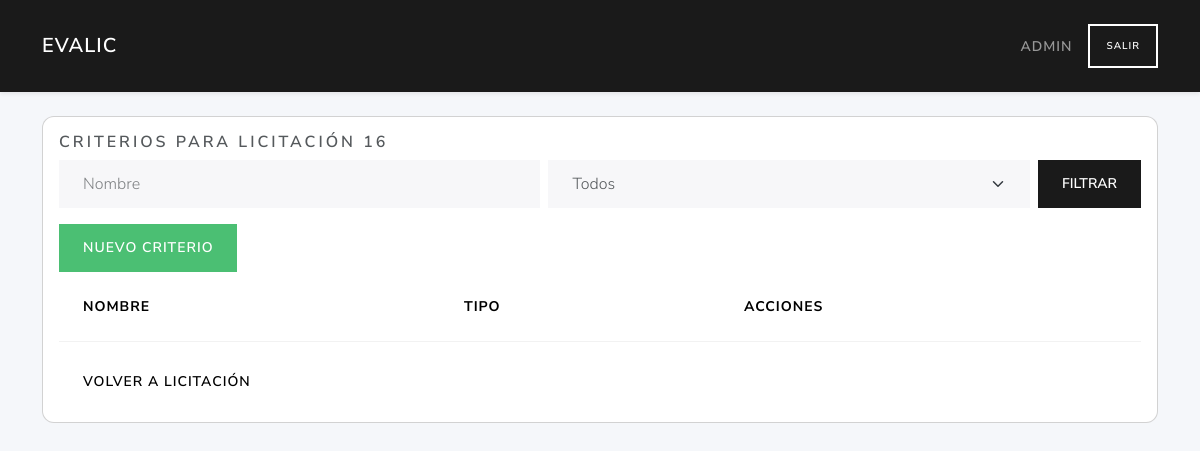
The page /criterios/16 (signed in) on the database as committed earlier.
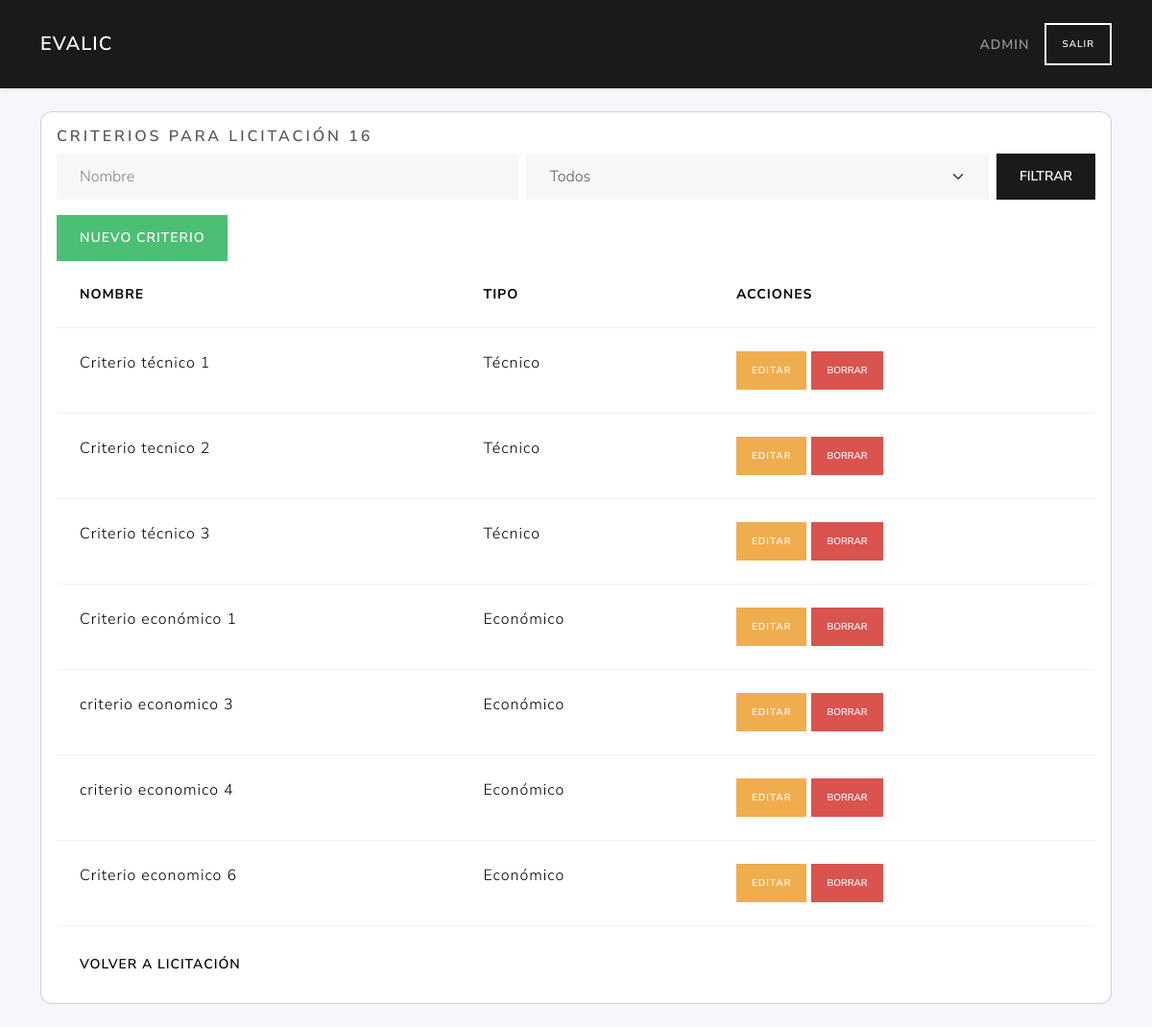
The same page on the database as committed later.
### tables this page shows
CREATE TABLE criterios (
        id  INTEGER PRIMARY KEY AUTOINCREMENT,
        NombreCriterio TEXT NOT NULL,
        descripcion TEXT,
        peso INTEGER,
        PrecioBase INTEGER,
        PuntuacionMaxima INTEGER,                          
        tipocriterio_id INTEGER NOT NULL,
        licitacion_id INTEGER NOT NULL,
        formula_id INTEGER,                          
        FOREIGN KEY (tipocriterio_id) REFERENCES tipo_criterios(id)
        FOREIGN KEY (licitacion_id) REFERENCES licitaciones(id)
        FOREIGN KEY (formula_id) REFERENCES formulas(id)                                                             
    );

CREATE TABLE tipo_criterios (
        id INTEGER PRIMARY KEY AUTOINCREMENT,
        TipoCriterio TEXT NOT NULL UNIQUE CHECK(TipoCriterio IN ('Técnico','Económico'))
    );

### routes/criterios_routes.py (the view)
@criterios_bp.route('/<int:lic_id>')
def index(lic_id):
    if 'user_id' not in session:
        return redirect(url_for('auth.login'))
    items = listar(lic_id)
    filtro_nombre = request.args.get('filtro_nombre', '').strip()
    filtro_tipo   = request.args.get('filtro_tipo', '')
    if filtro_nombre:
        items = [
            c for c in items
            if filtro_nombre.lower() in (c['NombreCriterio'] or '').lower()
        ]
    if filtro_tipo:
        items = [
            c for c in items
            if c['TipoCriterio'] == filtro_tipo
        ]
    tipo_filtros = [t['TipoCriterio'] for t in tipos()]
    return render_template(
        'criterios/index.html',
        criterios=items,
        lic_id=lic_id,
        tipo_opts=tipo_filtros,  # ahora es lista de strings, no Rows
        request=request
    )

### models/criterios_data.py (called while the page is built)
def list_criterios(db, licitacion_id):
    return db.execute("""
        SELECT c.*, t.TipoCriterio, f.NombreFormula, c.PrecioBase
        FROM criterios c
        JOIN tipo_criterios t ON c.tipocriterio_id=t.id
        LEFT JOIN formulas f ON c.formula_id=f.id
        WHERE c.licitacion_id=?
        ORDER BY c.id
    """, (licitacion_id,)).fetchall()

def list_tipo_criterios(db):
    return db.execute("SELECT * FROM tipo_criterios").fetchall()

### models/dao.py (called while the page is built)
def close_connection(exception):
    db = getattr(g, '_database', None)
    if db is not None:
        db.close()

def get_db(app):
    if 'sqlite_db' not in g:
        g.sqlite_db = sqlite3.connect(
            app.config['DATABASE'],
            detect_types=sqlite3.PARSE_DECLTYPES
        )
        g.sqlite_db.row_factory = sqlite3.Row
    return g.sqlite_db

### services/criterio_service.py (called while the page is built)
def listar(lic_id):
    db = get_db(current_app)
    return list_criterios(db, lic_id)

def tipos():
    db = get_db(current_app)
    return list_tipo_criterios(db)

### templates/criterios/index.html (shortened to what this page needs)
{% extends "base.html" %}
{% block content %}
<div class="card">
  <div class="card-body">
    <h5 class="card-title">Criterios para Licitación {{ lic_id }}</h5>
    <form method="get" class="row g-2 mb-3 align-items-end">
     <div class="col">
       <input
         type="text"
         class="form-control"
         id="filtro_nombre"
         name="filtro_nombre"
         placeholder="Nombre"
         value="{{ request.args.get('filtro_nombre','') }}"
      >
     </div>
     <div class="col">
       <select
         class="form-select"
         id="filtro_tipo"
         name="filtro_tipo"
      >
         <option value="">Todos</option>
       </select>
     </div>
     <div class="col-auto ms-auto">
       <button type="submit" class="btn btn-primary">Filtrar</button>
     </div>
   </form>
    <a href="{{ url_for('criterios.create_criterio_route', lic_id=lic_id) }}" class="btn btn-success mb3">Nuevo Criterio</a>
    <table class="table">
      <thead>
        <tr>
          <th>Nombre</th><th>Tipo</th><th>Acciones</th>
        </tr>
      </thead>
      <tbody>
        {% for c in criterios %}
        <tr>
          <td>{{ c.NombreCriterio }}</td>
          <td>{{ c.TipoCriterio }}</td>
          <td>
            <a href="{{ url_for('criterios.edit_criterio_route', lic_id=lic_id, crit_id=c.id) }}" class="btn btn-sm btn-warning">Editar</a>
            <form method="post" action="{{ url_for('criterios.delete_criterio_route', lic_id=lic_id, crit_id=c.id) }}" style="display:inline">
              <button type="submit" class="btn btn-sm btn-danger" onclick="return confirm('¿Eliminar criterio?')">Borrar</button>
            </form>
          </td>
        </tr>
        {% endfor %}
      </tbody>
    </table>
    <a href="{{ url_for('licitaciones.edit_licitacion_route', lic_id=lic_id) }}" class="btn btn-secondary">Volver a Licitación</a>
  </div>
</div>
{% endblock %}

Rows that differ between the two databases and show on the page:
added criterios: NombreCriterio "Criterio técnico 1", TipoCriterio "Técnico"
added criterios: NombreCriterio "Criterio tecnico 2", TipoCriterio "Técnico"
added criterios: NombreCriterio "Criterio técnico 3", TipoCriterio "Técnico"
added criterios: NombreCriterio "Criterio económico 1", TipoCriterio "Económico"
added criterios: NombreCriterio "criterio economico 3", TipoCriterio "Económico"
added criterios: NombreCriterio "criterio economico 4", TipoCriterio "Económico"
added criterios: NombreCriterio "Criterio economico 6", TipoCriterio "Económico"
